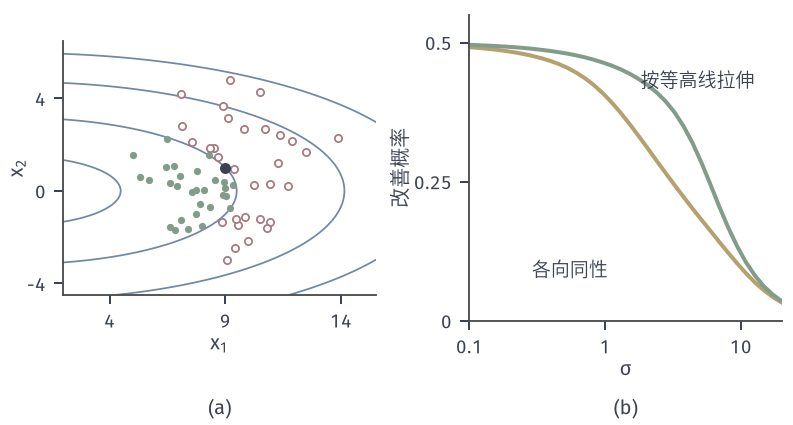

Python code for this plot:
from pathlib import Path
import sys
ROOT = next(p for p in Path(__file__).resolve().parents if (p/'build.sh').is_file() and (p/'tex/book.tex').is_file())
sys.path.insert(0, str(ROOT/'figures/00-shared/mathematical-preliminaries-upper/00-shared/comprehension-figures'))
from support import figure, save, BLUE, GREEN, YELLOW, RED, PURPLE, INK, MUTED, GRID, BLUE_FILL, GREEN_FILL, YELLOW_FILL, RED_FILL, PURPLE_FILL
import numpy as np
HERE = Path(__file__).resolve().parent
STROKE = '#4C4D4F'
def panel(fig, left, right, top, bottom, wspace=.25):
    fig.set_layout_engine(None)
    fig.subplots_adjust(left=left, right=right, top=top, bottom=bottom, wspace=wspace)
def tags(fig, axes):
    for ax, s in zip(axes, ('(a)', '(b)', '(c)', '(d)')):
        p = ax.get_position(); fig.text((p.x0+p.x1)/2, .015, s, ha='center', va='bottom')
def rastrigin(X, Y): return 20+X**2+Y**2-10*np.cos(2*np.pi*X)-10*np.cos(2*np.pi*Y)
# f=(x1^2+9x2^2)/2，x=(9,1)。各向同性变异的成功样本与成功概率
f=lambda x1,x2:(x1**2+9*x2**2)/2; rng=np.random.default_rng(5); x0=np.array([9.,1.]); f0=f(*x0)
fig,axes=figure(width_mm=112,height_mm=60,ncols=2); panel(fig,.08,.985,.965,.245,.3)
a=axes[0]; g=np.linspace(0,16,500); h=np.linspace(-4.5,6.5,400); X,Y=np.meshgrid(g,h); a.contour(X,Y,f(X,Y),levels=[10,45,100,160],colors=[BLUE],linewidths=.7)
Z=rng.standard_normal((60,2)); S=x0+2*Z; ok=f(S[:,0],S[:,1])<f0
a.plot(S[ok,0],S[ok,1],'o',ms=2.9,color=GREEN,mew=0); a.plot(S[~ok,0],S[~ok,1],'o',ms=2.9,mfc='white',mec=RED,mew=.7); a.plot([9],[1],'o',ms=4.4,mfc=INK,mec=INK,mew=0,zorder=6)
a.set_aspect('equal'); a.set_xlim(2,15.5); a.set_ylim(-4.5,6.5); a.set_xticks([4,9,14]); a.set_yticks([-4,0,4]); a.set_xlabel('$x_1$',labelpad=1); a.set_ylabel('$x_2$',labelpad=0)
print('rate',ok.mean())
b=axes[1]; rng=np.random.default_rng(6); Z=rng.standard_normal((800000,2)); sig=np.logspace(-1,1.3,36)
p_iso=[np.mean(f(9+s*Z[:,0],1+s*Z[:,1])<f0) for s in sig]; p_ad=[np.mean(f(9+s*np.sqrt(3)*Z[:,0],1+s/np.sqrt(3)*Z[:,1])<f0) for s in sig]
b.plot(sig,p_iso,color=YELLOW,lw=1.6); b.plot(sig,p_ad,color=GREEN,lw=1.6); b.set_xscale('log'); b.set_xlim(.1,20); b.set_ylim(0,.55); b.set_xticks([.1,1,10]); b.set_xticklabels(['0.1','1','10']); b.minorticks_off(); b.set_yticks([0,.25,.5]); b.set_yticklabels(['0','0.25','0.5']); b.set_xlabel(r'$\sigma$',labelpad=1); b.set_ylabel('改善概率',labelpad=1)
b.text(.55,.08,'各向同性',fontsize=7.5,ha='center'); b.text(4.8,.42,'按等高线拉伸',fontsize=7.5,ha='center')
i=[np.argmin(abs(sig-s)) for s in (1,2,4,8)]; print([p_iso[j] for j in i],[p_ad[j] for j in i],sig[i])
tags(fig,axes); save(fig,HERE,'figure',{'x':[9,1],'seed':[5,6],'sigmas':sig.tolist(),'p_iso':p_iso,'p_shaped':p_ad})
